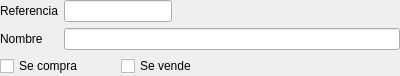
<?xml version="1.0" encoding="UTF-8"?>
<ui version="4.0">
 <class>Form</class>
 <widget class="QWidget" name="Form">
  <property name="geometry">
   <rect>
    <x>0</x>
    <y>0</y>
    <width>400</width>
    <height>72</height>
   </rect>
  </property>
  <property name="windowTitle">
   <string>Form</string>
  </property>
  <layout class="QGridLayout" name="gridLayout">
   <property name="margin">
    <number>0</number>
   </property>
   <item row="0" column="0">
    <widget class="QLabel" name="label">
     <property name="text">
      <string>Referencia</string>
     </property>
    </widget>
   </item>
   <item row="0" column="1" colspan="2">
    <widget class="DBLineEdit" name="db_referencia">
     <property name="fieldName">
      <string>referencia</string>
     </property>
     <property name="dataEditable">
      <bool>true</bool>
     </property>
    </widget>
   </item>
   <item row="0" column="3">
    <spacer name="horizontalSpacer">
     <property name="orientation">
      <enum>Qt::Horizontal</enum>
     </property>
     <property name="sizeHint" stdset="0">
      <size>
       <width>200</width>
       <height>20</height>
      </size>
     </property>
    </spacer>
   </item>
   <item row="1" column="0">
    <widget class="QLabel" name="label_2">
     <property name="text">
      <string>Nombre</string>
     </property>
    </widget>
   </item>
   <item row="1" column="1" colspan="3">
    <widget class="DBLineEdit" name="db_nombre">
     <property name="fieldName">
      <string>nombre</string>
     </property>
     <property name="dataEditable">
      <bool>true</bool>
     </property>
    </widget>
   </item>
   <item row="2" column="0" colspan="2">
    <widget class="DBCheckBox" name="db_secompra">
     <property name="text">
      <string>Se compra</string>
     </property>
     <property name="fieldName">
      <string>secompra</string>
     </property>
     <property name="dataEditable">
      <bool>true</bool>
     </property>
    </widget>
   </item>
   <item row="2" column="2" colspan="2">
    <widget class="DBCheckBox" name="db_sevende">
     <property name="text">
      <string>Se vende</string>
     </property>
     <property name="fieldName">
      <string>sevende</string>
     </property>
     <property name="dataEditable">
      <bool>true</bool>
     </property>
    </widget>
   </item>
  </layout>
 </widget>
 <customwidgets>
  <customwidget>
   <class>DBCheckBox</class>
   <extends>QCheckBox</extends>
   <header>widgets/dbcheckbox.h</header>
  </customwidget>
  <customwidget>
   <class>DBLineEdit</class>
   <extends>QLineEdit</extends>
   <header>widgets/dblineedit.h</header>
  </customwidget>
 </customwidgets>
 <resources/>
 <connections/>
</ui>
